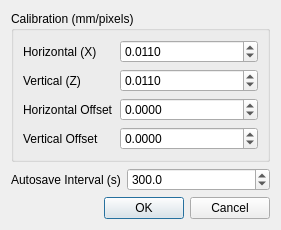
<?xml version="1.0" encoding="UTF-8"?>
<ui version="4.0">
 <class>Dialog</class>
 <widget class="QDialog" name="Dialog">
  <property name="geometry">
   <rect>
    <x>0</x>
    <y>0</y>
    <width>281</width>
    <height>226</height>
   </rect>
  </property>
  <property name="windowTitle">
   <string>Dialog</string>
  </property>
  <layout class="QVBoxLayout" name="verticalLayout">
   <item>
    <widget class="QGroupBox" name="groupBox">
     <property name="title">
      <string>Calibration (mm/pixels)</string>
     </property>
     <layout class="QFormLayout" name="formLayout_3">
      <item row="0" column="0">
       <widget class="QLabel" name="label">
        <property name="text">
         <string>Horizontal (X)</string>
        </property>
       </widget>
      </item>
      <item row="0" column="1">
       <widget class="QDoubleSpinBox" name="horiz_spin">
        <property name="decimals">
         <number>4</number>
        </property>
        <property name="minimum">
         <double>0.000100000000000</double>
        </property>
        <property name="maximum">
         <double>9.999900000000000</double>
        </property>
        <property name="singleStep">
         <double>0.001000000000000</double>
        </property>
        <property name="value">
         <double>0.011000000000000</double>
        </property>
       </widget>
      </item>
      <item row="1" column="0">
       <widget class="QLabel" name="label_2">
        <property name="text">
         <string>Vertical (Z)</string>
        </property>
       </widget>
      </item>
      <item row="1" column="1">
       <widget class="QDoubleSpinBox" name="vert_spin">
        <property name="decimals">
         <number>4</number>
        </property>
        <property name="minimum">
         <double>0.000100000000000</double>
        </property>
        <property name="maximum">
         <double>9.999900000000000</double>
        </property>
        <property name="singleStep">
         <double>0.001000000000000</double>
        </property>
        <property name="value">
         <double>0.011000000000000</double>
        </property>
       </widget>
      </item>
      <item row="2" column="1">
       <widget class="QDoubleSpinBox" name="hoff_spin">
        <property name="decimals">
         <number>4</number>
        </property>
        <property name="minimum">
         <double>-9.999900000000000</double>
        </property>
        <property name="maximum">
         <double>9.999900000000000</double>
        </property>
        <property name="singleStep">
         <double>0.001000000000000</double>
        </property>
        <property name="value">
         <double>0.000000000000000</double>
        </property>
       </widget>
      </item>
      <item row="3" column="0">
       <widget class="QLabel" name="label_5">
        <property name="text">
         <string>Vertical Offset</string>
        </property>
       </widget>
      </item>
      <item row="2" column="0">
       <widget class="QLabel" name="label_4">
        <property name="text">
         <string>Horizontal Offset</string>
        </property>
       </widget>
      </item>
      <item row="3" column="1">
       <widget class="QDoubleSpinBox" name="voff_spin">
        <property name="decimals">
         <number>4</number>
        </property>
        <property name="minimum">
         <double>-9.999900000000000</double>
        </property>
        <property name="maximum">
         <double>9.999900000000000</double>
        </property>
        <property name="singleStep">
         <double>0.001000000000000</double>
        </property>
        <property name="value">
         <double>0.000000000000000</double>
        </property>
       </widget>
      </item>
     </layout>
    </widget>
   </item>
   <item>
    <layout class="QFormLayout" name="formLayout_2">
     <item row="0" column="0">
      <widget class="QLabel" name="label_3">
       <property name="text">
        <string>Autosave Interval (s)</string>
       </property>
      </widget>
     </item>
     <item row="0" column="1">
      <widget class="QDoubleSpinBox" name="autosave_spin">
       <property name="decimals">
        <number>1</number>
       </property>
       <property name="minimum">
        <double>0.100000000000000</double>
       </property>
       <property name="maximum">
        <double>3600.000000000000000</double>
       </property>
       <property name="value">
        <double>300.000000000000000</double>
       </property>
      </widget>
     </item>
    </layout>
   </item>
   <item>
    <widget class="QDialogButtonBox" name="buttonBox">
     <property name="orientation">
      <enum>Qt::Horizontal</enum>
     </property>
     <property name="standardButtons">
      <set>QDialogButtonBox::Cancel|QDialogButtonBox::Ok</set>
     </property>
    </widget>
   </item>
  </layout>
 </widget>
 <resources/>
 <connections>
  <connection>
   <sender>buttonBox</sender>
   <signal>accepted()</signal>
   <receiver>Dialog</receiver>
   <slot>accept()</slot>
   <hints>
    <hint type="sourcelabel">
     <x>248</x>
     <y>254</y>
    </hint>
    <hint type="destinationlabel">
     <x>157</x>
     <y>274</y>
    </hint>
   </hints>
  </connection>
  <connection>
   <sender>buttonBox</sender>
   <signal>rejected()</signal>
   <receiver>Dialog</receiver>
   <slot>reject()</slot>
   <hints>
    <hint type="sourcelabel">
     <x>316</x>
     <y>260</y>
    </hint>
    <hint type="destinationlabel">
     <x>286</x>
     <y>274</y>
    </hint>
   </hints>
  </connection>
 </connections>
</ui>
